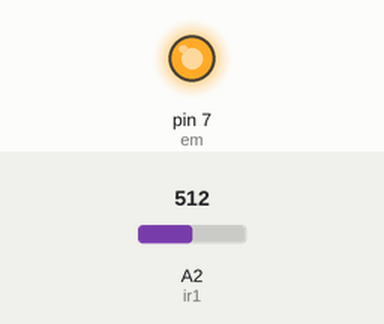
Recording of a sketch running on a simulated Arduino Uno, built with avr-gcc and run on an emulated ATmega328P. Shown: output pins drawn as LEDs (lit = HIGH). Inputs (shaded band) come from the test bench; at power-on: A2 (ir1) = 512.

Above: at 1.2 s.
1.3 s: A2 (ir1) set to 105
2.8 s: A2 (ir1) set to 93
At 3.7 s:
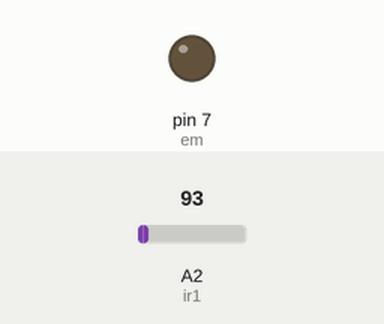
4.3 s: A2 (ir1) set to 110
At 4.8 s:
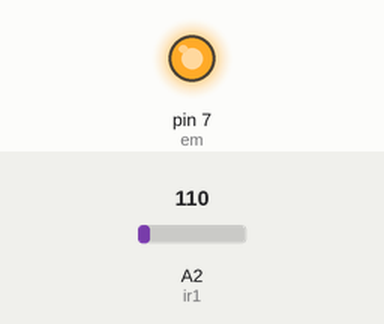
5.8 s: A2 (ir1) set to 90
At 7.2 s:
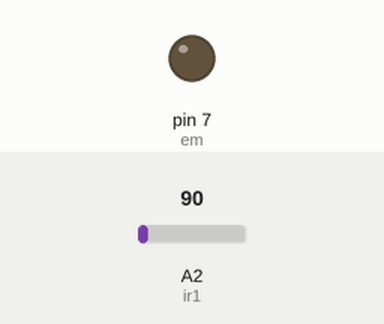
Timing chart, 0 to 8.3 s (numbered marks = the images above; inputs shaded):
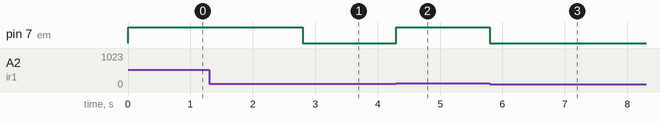

Measured:
- the behaviour switches between 101 and 100 on A2 (ir1) (found by bisection; images 0 and 1)
- after the input at 1.3 s, every drawn part: stays the same
- after the input at 2.8 s, pin 7 (em): HIGH → LOW at once
- after the input at 4.3 s, pin 7 (em): LOW → HIGH at once
- after the input at 5.8 s, pin 7 (em): HIGH → LOW at once

The sketch:

3_Proximity_EM.ino
```cpp
int em =7;
int ir1 = A2;
void setup() {
  // put your setup code here, to run once:
  pinMode(em, OUTPUT);
  pinMode(ir1, INPUT);
}

void loop() {
  // put your main code here, to run repeatedly:
  int val =analogRead(ir1);
  if(val > 100)
  {
    digitalWrite(em,HIGH);
  }
  else
  {
    digitalWrite(em,LOW);
  }
}
```
